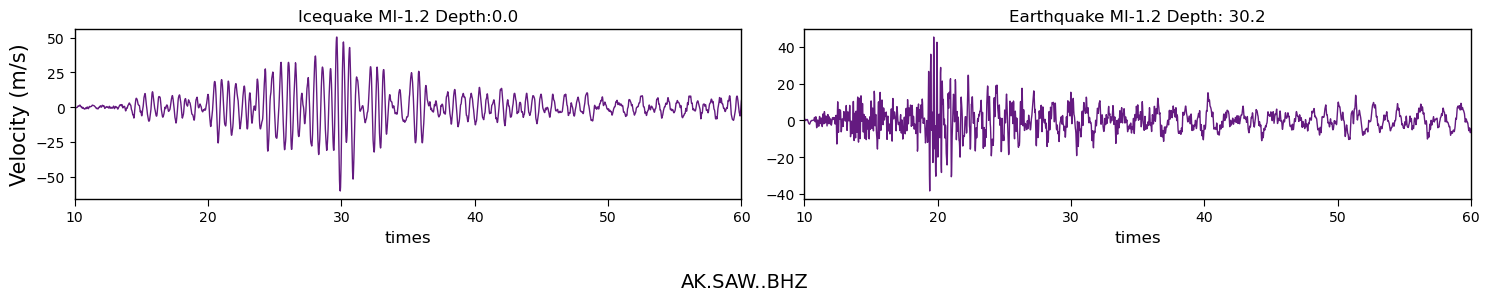
#> input picture data/waveform_examples.png, 1489 x 301 px
$ python figure_05_workflow.py
#> lines starting #> are read from the running program, lines starting #| are printed output that depends on the picture; after the words box and inside, x2 and y2 are one past the last pixel; in counts of white or black regions, pixels touching at a corner belong together
#> in main, `canvas = Image.new("RGB", (WIDTH, HEIGHT), WHITE)`: canvas: PIL image 3300x2100 RGB; every value is 255
### fonts.py
"""Resolve the original DejaVu fonts portably via Matplotlib's bundled fonts."""
from pathlib import Path

import matplotlib
from PIL import ImageFont


def font(size: int, bold: bool = False) -> ImageFont.FreeTypeFont:
    name = "DejaVuSans-Bold.ttf" if bold else "DejaVuSans.ttf"
    path = Path(matplotlib.get_data_path()) / "fonts" / "ttf" / name
    return ImageFont.truetype(str(path), size)

### figure_05_workflow.py
#!/usr/bin/env python3
"""Build the manuscript workflow figure from study-derived inputs.

The waveform traces are digitized from ``data/waveform_examples.png`` (Fig. 4),
and the MFDFA curves are taken from representative SAW records in
``data/mfdfa_features.csv``.  The script uses only Pillow, NumPy, and
Pandas so that it remains reproducible in the manuscript workspace.
"""

from __future__ import annotations

import ast
from pathlib import Path

import numpy as np
import pandas as pd
from PIL import Image, ImageDraw, ImageFont


ROOT = Path(__file__).resolve().parent
OUT = ROOT / "generated_figures" / "figure_05_workflow.png"

WIDTH, HEIGHT = 3300, 2100
MARGIN_X, TOP = 110, 190
GAP_X, GAP_Y = 70, 115
PANEL_W = (WIDTH - 2 * MARGIN_X - 2 * GAP_X) // 3
PANEL_H = 790

BLUE = "#0072B2"       # icequake
ORANGE = "#D55E00"     # tectonic earthquake
NAVY = "#173B57"
TEAL = "#147D82"
GOLD = "#D99B17"
INK = "#24323D"
MUTED = "#61717D"
GRID = "#D8E0E5"
PANEL_BORDER = "#B9C7D0"
PANEL_BG = "#F8FAFB"
PALE_BLUE = "#EAF4FA"
PALE_GOLD = "#FFF5D9"
WHITE = "#FFFFFF"


from fonts import font as portable_font


def font(size: int, bold: bool = False) -> ImageFont.FreeTypeFont:
    return portable_font(size, bold)


def text_center(draw: ImageDraw.ImageDraw, xy, value: str, fnt, fill=INK):
    box = draw.textbbox((0, 0), value, font=fnt)
    w = box[2] - box[0]
    h = box[3] - box[1]
    draw.text((xy[0] - w / 2, xy[1] - h / 2), value, font=fnt, fill=fill)


def round_box(draw, box, fill=PANEL_BG, outline=PANEL_BORDER, radius=28, width=4):
    draw.rounded_rectangle(box, radius=radius, fill=fill, outline=outline, width=width)


def panel(draw, box, number: int, title: str):
    round_box(draw, box)
    x0, y0, _, _ = box
    draw.ellipse((x0 + 28, y0 + 26, x0 + 106, y0 + 104), fill=NAVY)
    text_center(draw, (x0 + 67, y0 + 65), str(number), font(42, True), WHITE)
    draw.text((x0 + 128, y0 + 34), title, font=font(57, True), fill=NAVY)
#> in main, wav is the input picture: PIL image 1489x301 RGBA; mean R, G, B, A 243.2, 240, 244.4, 255


def arrow(draw, start, end, color=NAVY, width=18):
    draw.line((start, end), fill=color, width=width)
    x1, y1 = start
    x2, y2 = end
    angle = np.arctan2(y2 - y1, x2 - x1)
    head = 34
    wing = 23
    p1 = (x2 - head * np.cos(angle) + wing * np.sin(angle),
          y2 - head * np.sin(angle) - wing * np.cos(angle))
    p2 = (x2 - head * np.cos(angle) - wing * np.sin(angle),
          y2 - head * np.sin(angle) + wing * np.cos(angle))
    draw.polygon([(x2, y2), p1, p2], fill=color)


def extract_waveform_trace(image: Image.Image, crop_box) -> np.ndarray:
    """Recover the purple trace in a Fig. 4 crop as normalized amplitudes."""
#> called with crop_box = (75, 28, 742, 198)
    arr = np.asarray(image.crop(crop_box).convert("RGB"))
    r, g, b = arr[..., 0], arr[..., 1], arr[..., 2]
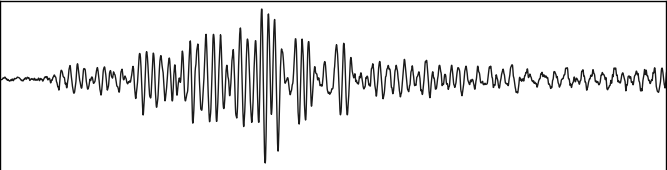
#> g: shape (170, 667); min 0, max 255, mean 235
    mask = (b > 90) & (r > 35) & (r < 185) & (g < 120) & (b > r + 12)
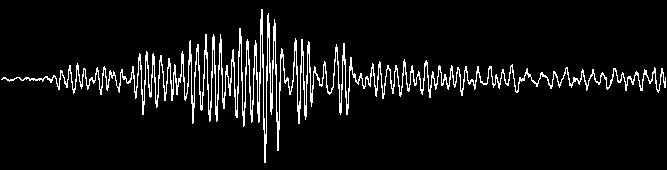
#> mask: shape (170, 667) bool; 6.7% white in thin lines or dots
    ys = np.full(arr.shape[1], np.nan)
    for x in range(arr.shape[1]):
        hit = np.flatnonzero(mask[:, x])
        if hit.size:
            ys[x] = np.median(hit)
#> this loop made 667 passes
#> hit on passes 2 to 4: [79], [78, 79], [77, 78]
    valid = np.isfinite(ys)
    ys = np.interp(np.arange(len(ys)), np.flatnonzero(valid), ys[valid])
#> ys = 667 values, max 148 at index 265, min 21.5 at index 261, mean 78.62
    amp = -(ys - np.median(ys))
#> amp = 667 values, max 57.5 at index 261, min -69 at index 265, mean 0.377
    scale = np.percentile(np.abs(amp), 99)
#> scale = 45.54
    return amp / scale


def draw_trace(draw, rect, amp, color, label):
    x0, y0, x1, y1 = rect
    mid = (y0 + y1) / 2
    draw.line((x0, mid, x1, mid), fill=GRID, width=3)
    idx = np.linspace(0, len(amp) - 1, int(x1 - x0) + 1)
    vals = np.interp(idx, np.arange(len(amp)), amp)
    gain = 0.43 * (y1 - y0)
    pts = [(x0 + i, mid - gain * v) for i, v in enumerate(vals)]
    draw.line(pts, fill=color, width=4, joint="curve")
    draw.text((x0 + 10, y0 - 6), label, font=font(39, True), fill=color)


# [12 lines left out: functions parse_array, parse_space_array, not called in this run]


def representative_curves():
    df = pd.read_csv(ROOT / "data" / "mfdfa_features.csv")
    oof = pd.read_csv(
        ROOT / "results" / "nested_oof_predictions.csv"
    )
    selected = {}
    for label in (0.0, 1.0):
        retained = oof.loc[
            (oof["station"] == "SAW") & (oof["label_true"] == int(label)),
            "source_row_index",
        ]
        group = df.loc[retained]
        group = group[(group["station"] == "SAW") & (group["label"] == label)].copy()
        median_width = group["Delta_alpha"].median()
        row = group.loc[(group["Delta_alpha"] - median_width).abs().idxmin()]
        selected[int(label)] = {
            "h": parse_space_array(row["h(q)"]),
            "alpha": parse_space_array(row["alpha"]),
            "f": parse_space_array(row["f_alpha"]),
        }
    return selected


# [38 lines left out: function plot_xy, not called in this run]


def main():
    canvas = Image.new("RGB", (WIDTH, HEIGHT), WHITE)
    draw = ImageDraw.Draw(canvas)

    text_center(draw, (WIDTH / 2, 72),
                "Station-specific MFDFA–SVM classification workflow",
                font(78, True), NAVY)
    #text_center(draw, (WIDTH / 2, 142),
     #           "Real BHZ waveform morphology and study-derived multifractal curves are shown",
     #           font(40), MUTED)

    xs = [MARGIN_X + i * (PANEL_W + GAP_X) for i in range(3)]
    y_top = TOP
    y_bottom = TOP + PANEL_H + GAP_Y
    top_boxes = [(x, y_top, x + PANEL_W, y_top + PANEL_H) for x in xs]
    # Snake order: stages 4, 5, 6 run from bottom-right to bottom-left.
    bottom_boxes = [(x, y_bottom, x + PANEL_W, y_bottom + PANEL_H) for x in xs]

    panel(draw, top_boxes[0], 1, "BHZ waveform input")
    panel(draw, top_boxes[1], 2, "Signal preparation")
    panel(draw, top_boxes[2], 3, "MFDFA analysis")
    panel(draw, bottom_boxes[2], 4, "15-feature representation")
    panel(draw, bottom_boxes[1], 5, "Station-specific validation")
    panel(draw, bottom_boxes[0], 6, "Out-of-fold performance")

    # Stage 1: waveform shapes traced from Fig. 4.
    wav = Image.open(ROOT / "data" / "waveform_examples.png")
    ice = extract_waveform_trace(wav, (75, 28, 742, 198))
#> ice = 667 values, max 1.26 at index 261, min -1.52 at index 265, mean 0.00828
    earth = extract_waveform_trace(wav, (803, 28, 1472, 198))
#> call 2 of extract_waveform_trace, with crop_box = (803, 28, 1472, 198)
#> in extract_waveform_trace (call 2), `arr = np.asarray(image.crop(crop_box).convert("RGB"))`:
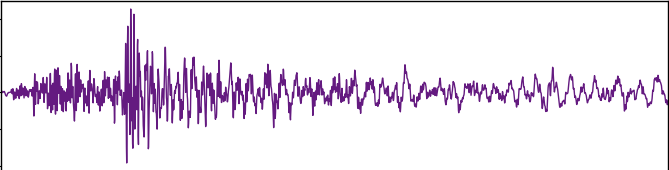
#> arr: shape (170, 669, 3); mean R, G, B 236.9, 229.8, 239.6
#> in extract_waveform_trace (call 2), `r, g, b = arr[..., 0], arr[..., 1], arr[..., 2]`:
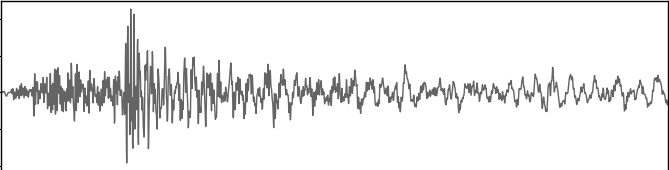
#> r: shape (170, 669); min 0, max 255, mean 236.9
#> in extract_waveform_trace (call 2), `r, g, b = arr[..., 0], arr[..., 1], arr[..., 2]`:
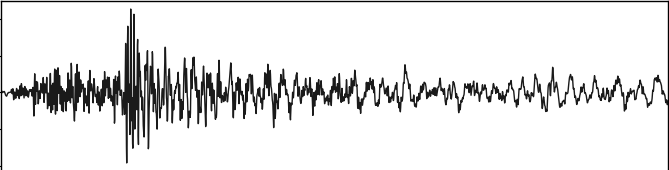
#> g: shape (170, 669); min 0, max 255, mean 229.8
#> in extract_waveform_trace (call 2), `r, g, b = arr[..., 0], arr[..., 1], arr[..., 2]`:
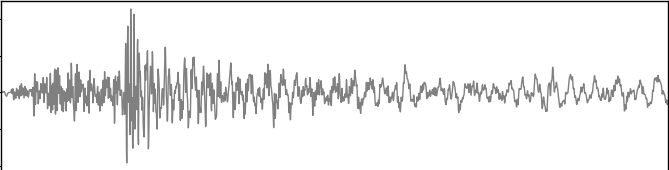
#> b: shape (170, 669); min 0, max 255, mean 239.6
#> in extract_waveform_trace (call 2), `mask = (b > 90) & (r > 35) & (r < 185) & (g < 120) & (b > r + 12)`:
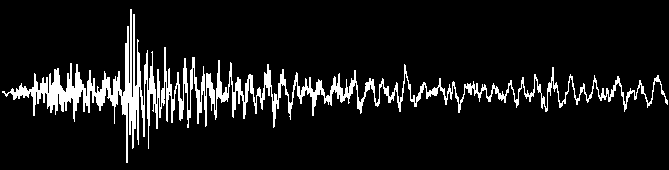
#> mask: shape (170, 669) bool; 9.1% white; 1 white region, box (x1, y1, x2, y2) and area: (2, 9, 668, 163) 10301
#> the loop in extract_waveform_trace (call 2), `for x in range(arr.shape[1]):` made 669 passes
#> hit on passes 3 to 5: [91, 92], [91, 92], [91, 92, 93]
#> in extract_waveform_trace (call 2), `ys = np.interp(np.arange(len(ys)), np.flatnonzero(valid), ys[valid])`: ys = 669 values, max 122.5 at index 132, min 62 at index 193, mean 91.87
#> in extract_waveform_trace (call 2), `amp = -(ys - np.median(ys))`: amp = 669 values, max 30 at index 193, min -30.5 at index 132, mean 0.134
#> in extract_waveform_trace (call 2), `scale = np.percentile(np.abs(amp), 99)`: scale = 26.66
#> earth = 669 values, max 1.13 at index 193, min -1.14 at index 132, mean 0.00502
    b = top_boxes[0]
    draw_trace(draw, (b[0] + 55, b[1] + 170, b[2] - 45, b[1] + 385),
               ice, BLUE, "Icequake")
#> in draw_trace, `idx = np.linspace(0, len(amp) - 1, int(x1 - x0) + 1)`: idx = 881 values from 0 to 666
#> in draw_trace, `vals = np.interp(idx, np.arange(len(amp)), amp)`: vals = 881 values, max 1.23 at index 345, min -1.5 at index 350, mean 0.00829
#> in draw_trace, `pts = [(x0 + i, mid - gain * v) for i, v in enumerate(vals)]`: pts = 881 pairs, first value 165 to 1045, second value 354.2 to 605.7
    draw_trace(draw, (b[0] + 55, b[1] + 455, b[2] - 45, b[1] + 670),
               earth, ORANGE, "Tectonic earthquake")
    text_center(draw, ((b[0] + b[2]) / 2, b[3] - 54),
                "Representative AK.SAW.BHZ morphology (Fig. 4)", font(34), MUTED)

    # Stage 2: exact preparation sequence used for every record.
    b = top_boxes[1]
    prep = [
        ("300 s BHZ waveform", "50 Hz  •  15,000 samples"),
        ("Linear detrend + demean", "remove offset and linear trend"),
        ("10% cosine taper", "reduce edge discontinuities"),
        ("0.5–23 Hz band-pass", "zero-phase, four-corner Butterworth"),
    ]
    yy = b[1] + 145
    for j, (title, note) in enumerate(prep):
        fill = PALE_BLUE if j % 2 == 0 else WHITE
        round_box(draw, (b[0] + 80, yy, b[2] - 80, yy + 120), fill=fill,
                  outline="#C8D8E2", radius=22, width=3)
        text_center(draw, ((b[0] + b[2]) / 2, yy + 42), title, font(42, True), NAVY)
        text_center(draw, ((b[0] + b[2]) / 2, yy + 90), note, font(31), MUTED)
        if j < len(prep) - 1:
            arrow(draw, ((b[0] + b[2]) / 2, yy + 124),
                  ((b[0] + b[2]) / 2, yy + 151), color=TEAL, width=9)
        yy += 145
#> after the loop, yy = 915

    # Real, median-spectrum-width SAW examples for panels 3 and 4.
    curves = representative_curves()
    q = np.arange(-5, 6)
    b = top_boxes[2]
    plot_xy(draw, (b[0] + 38, b[1] + 145, b[2] - 35, b[1] + 545),
            [(q, curves[1]["h"], BLUE), (q, curves[0]["h"], ORANGE)],
            "moment order q", "H(q)", xlim=(-5, 5))
    formula_y = b[1] + 595
    text_center(draw, ((b[0] + b[2]) / 2, formula_y),
                "Y(i)  →  segments s  →  local detrending", font(38, True), INK)
    text_center(draw, ((b[0] + b[2]) / 2, formula_y + 63),
                "Fq(s) ∝ sᴴ⁽q⁾   •   q = −5, …, +5", font(39), TEAL)
    text_center(draw, ((b[0] + b[2]) / 2, formula_y + 122),
                "scale-dependent fluctuation functions", font(31), MUTED)

    # Stage 4: real singularity spectra plus all 15 scalar features.
    b = bottom_boxes[2]
    plot_xy(draw, (b[0] + 32, b[1] + 130, b[2] - 35, b[1] + 455),
            [(curves[1]["alpha"], curves[1]["f"], BLUE),
             (curves[0]["alpha"], curves[0]["f"], ORANGE)],
            "Hölder exponent α", "f(α)")
    text_center(draw, ((b[0] + b[2]) / 2, b[1] + 488),
                "τ(q)=qH(q)−1   •   α=dτ/dq   •   f=qα−τ", font(34), TEAL)
    feature_lines = [
        "Δα, Δf, f_max, f_min",
        "α_min, α_0, α_max, mean(α)",
        "Δα_left, Δα_right, Δs, A",
        "D0, D1, D2",
    ]
    fy = b[1] + 540
    for line in feature_lines:
        text_center(draw, ((b[0] + b[2]) / 2, fy), line, font(37, True), INK)
        fy += 49

    # Stage 5: station-specific nested validation, with no pooling.
    b = bottom_boxes[1]
    station_text = "BAE  BAT  FID  GLI  KLU  KNK  M23K  SAW  SCM"
    round_box(draw, (b[0] + 62, b[1] + 135, b[2] - 62, b[1] + 245),
              fill=PALE_BLUE, outline="#AFCADA", radius=22, width=3)
    text_center(draw, ((b[0] + b[2]) / 2, b[1] + 172),
                "Separate records by station first", font(41, True), NAVY)
    text_center(draw, ((b[0] + b[2]) / 2, b[1] + 220),
                station_text, font(28), BLUE)
    arrow(draw, ((b[0] + b[2]) / 2, b[1] + 252),
          ((b[0] + b[2]) / 2, b[1] + 292), color=TEAL, width=10)
    round_box(draw, (b[0] + 62, b[1] + 300, b[2] - 62, b[1] + 464),
              fill=PALE_GOLD, outline="#E4C56B", radius=22, width=3)
    text_center(draw, ((b[0] + b[2]) / 2, b[1] + 342),
                "Outer stratified 10-fold CV", font(42, True), INK)
    text_center(draw, ((b[0] + b[2]) / 2, b[1] + 394),
                "held-out performance estimation", font(32), MUTED)
    text_center(draw, ((b[0] + b[2]) / 2, b[1] + 438),
                "one OOF prediction per record", font(32, True), GOLD)
    arrow(draw, ((b[0] + b[2]) / 2, b[1] + 472),
          ((b[0] + b[2]) / 2, b[1] + 510), color=TEAL, width=10)
    round_box(draw, (b[0] + 62, b[1] + 518, b[2] - 62, b[1] + 705),
              fill=WHITE, outline="#AFCADA", radius=22, width=3)
    text_center(draw, ((b[0] + b[2]) / 2, b[1] + 558),
                "Inner stratified 10-fold GridSearchCV", font(35, True), NAVY)
    text_center(draw, ((b[0] + b[2]) / 2, b[1] + 610),
                "StandardScaler  →  RBF SVC", font(38, True), TEAL)
    text_center(draw, ((b[0] + b[2]) / 2, b[1] + 657),
                "C={10,100,1000}  •  γ={scale,0.01,0.001}", font(29), INK)
    text_center(draw, ((b[0] + b[2]) / 2, b[1] + 696),
                "class_weight = balanced  •  9 independent models", font(29), MUTED)

    # Stage 6: adopted station-macro results.
    b = bottom_boxes[0]
    metrics = [
        ("Accuracy", "94.28%"),
        ("Balanced accuracy", "94.28%"),
        ("Macro-F1", "93.87%"),
        ("Sensitivity", "94.07%"),
        ("Specificity", "94.49%"),
    ]
    yy = b[1] + 135
    for label, value in metrics:
        draw.text((b[0] + 82, yy), label, font=font(39), fill=INK)
        vb = draw.textbbox((0, 0), value, font=font(43, True))
        draw.text((b[2] - 82 - (vb[2] - vb[0]), yy - 3), value,
                  font=font(43, True), fill=TEAL)
        draw.line((b[0] + 82, yy + 56, b[2] - 82, yy + 56), fill=GRID, width=2)
        yy += 82
    round_box(draw, (b[0] + 72, b[1] + 575, b[2] - 72, b[1] + 704),
              fill=PALE_BLUE, outline="#AFCADA", radius=22, width=3)
    text_center(draw, ((b[0] + b[2]) / 2, b[1] + 617),
                "28,022 held-out predictions", font(39, True), NAVY)
    text_center(draw, ((b[0] + b[2]) / 2, b[1] + 666),
                "station-macro reporting across nine models", font(30), MUTED)

    # Arrows showing the complete snake-shaped sequence.
    arrow(draw, (top_boxes[0][2] + 10, y_top + PANEL_H / 2),
          (top_boxes[1][0] - 12, y_top + PANEL_H / 2))
    arrow(draw, (top_boxes[1][2] + 10, y_top + PANEL_H / 2),
          (top_boxes[2][0] - 12, y_top + PANEL_H / 2))
    arrow(draw, (top_boxes[2][2] - 90, top_boxes[2][3] + 10),
          (bottom_boxes[2][2] - 90, bottom_boxes[2][1] - 12))
    arrow(draw, (bottom_boxes[2][0] - 10, y_bottom + PANEL_H / 2),
          (bottom_boxes[1][2] + 12, y_bottom + PANEL_H / 2))
    arrow(draw, (bottom_boxes[1][0] - 10, y_bottom + PANEL_H / 2),
          (bottom_boxes[0][2] + 12, y_bottom + PANEL_H / 2))

    OUT.parent.mkdir(parents=True, exist_ok=True)
    canvas.save(OUT, dpi=(300, 300), optimize=True)
    print(f"Wrote {OUT} ({WIDTH}x{HEIGHT}, 300 dpi)")


if __name__ == "__main__":
#> (the run stopped early here; a loop or call above may not have finished)
